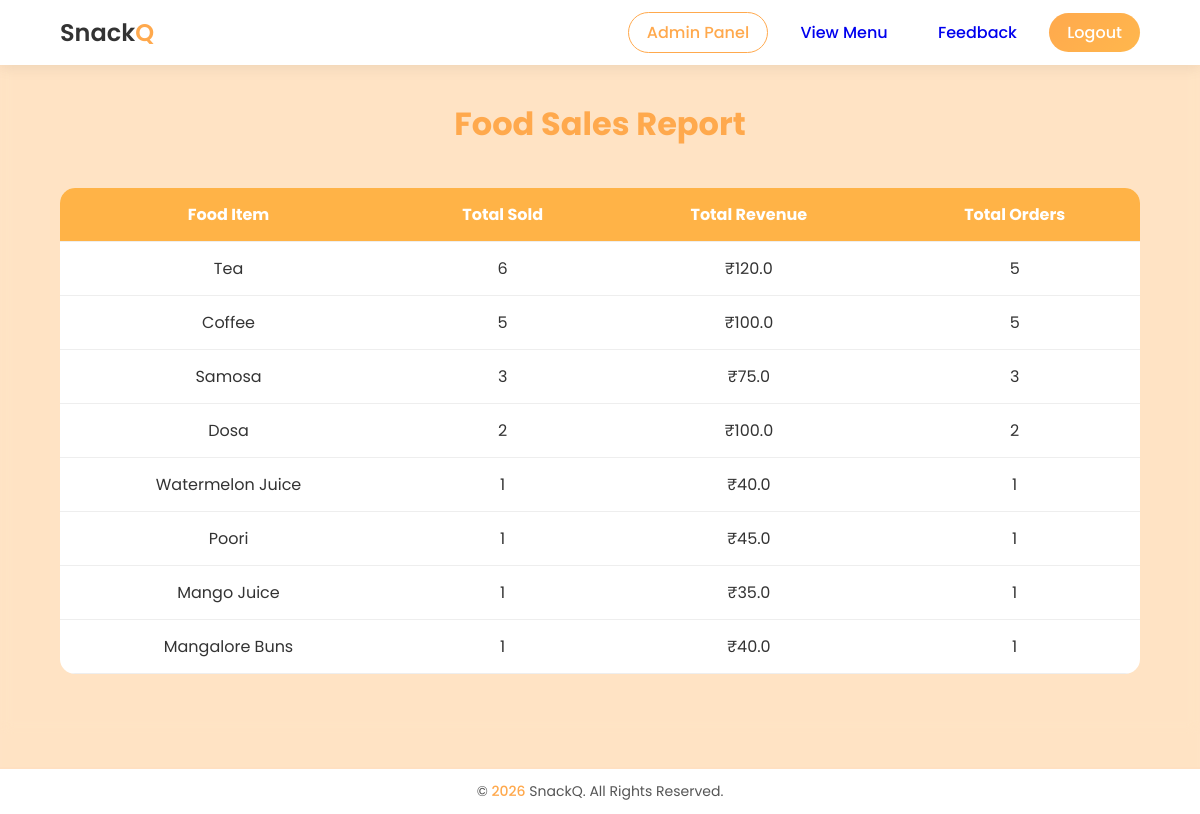
Page /admin/sales (signed in) on the committed database.
### tables this page shows
CREATE TABLE order_items (
            id INTEGER PRIMARY KEY AUTOINCREMENT,
            order_id INTEGER,
            item_name TEXT,
            price REAL,
            quantity INTEGER
        );

### app.py (the view)
@app.route("/admin/sales")
def sales_report():
    if session.get("role") != "admin":
        return "Access Denied"
    conn = get_db_connection()
    sold_items = conn.execute("""
        SELECT
            item_name,
            SUM(quantity) AS total_sold,
            SUM(quantity * price) AS total_revenue,
            COUNT(DISTINCT order_id) AS total_orders
        FROM order_items
        GROUP BY item_name
        ORDER BY total_sold DESC
    """).fetchall()
    conn.close()
    return render_template("sales_report.html", sold_items=sold_items)

### app.py (called while the page is built)
def get_db_connection():
    conn = sqlite3.connect(DATABASE)
    conn.row_factory = sqlite3.Row
    return conn

### templates/sales_report.html
{% extends "base.html" %}
{% block content %}
<section class="dashboard-section">
    <h2 class="dashboard-title">Food Sales Report</h2>
    <table class="sales-table">
        <thead>
            <tr>
                <th>Food Item</th>
                <th>Total Sold</th>
                <th>Total Revenue</th>
                <th>Total Orders</th>
            </tr>
        </thead>
        <tbody>
            {% for item in sold_items %}
            <tr>
                <td>{{ item.item_name }}</td>
                <td>{{ item.total_sold }}</td>
                <td>₹{{ item.total_revenue }}</td>
                <td>{{ item.total_orders }}</td>
            </tr>
            {% endfor %}
        </tbody>
    </table>
</section>
{% endblock %}

### static/css/style.css (style rules this page uses)
* { margin: 0; padding: 0; box-sizing: border-box; }
html, body { height: 100%; margin: 0; }
body { min-height: 100vh; display: flex; flex-direction: column; font-family: 'Poppins', sans-serif; background-color: #FFF7ED; color: #333; }
h2 { color: #ff9800; }
.dashboard-section { padding: 40px 60px 60px; backdrop-filter: blur(6px); }
.dashboard-title { text-align: center; font-size: 32px; color: #FFA94D; margin-bottom: 40px; }
.sales-table { width: 100%; border-collapse: collapse; margin-top: 20px; background: white; border-radius: 15px; overflow: hidden; }
.sales-table th, .sales-table td { padding: 14px; text-align: center; border-bottom: 1px solid #eee; }
.sales-table th { background: #ffb347; color: white; }

### rows in the picture
order_items: item_name "Watermelon Juice", total_sold "1", total_revenue "40.0", total_orders "1"
order_items: item_name "Poori", total_sold "1", total_revenue "45.0", total_orders "1"
order_items: item_name "Mango Juice", total_sold "1", total_revenue "35.0", total_orders "1"
order_items: item_name "Mangalore Buns", total_sold "1", total_revenue "40.0", total_orders "1"

### other values in the picture
{{ item.item_name }} "Tea" "Coffee" "Samosa" "Dosa"
{{ item.total_sold }} "6" "5" "3" "2"
{{ item.total_revenue }} "120.0" "100.0" "75.0" "100.0"
{{ item.total_orders }} "5" "5" "3" "2"
